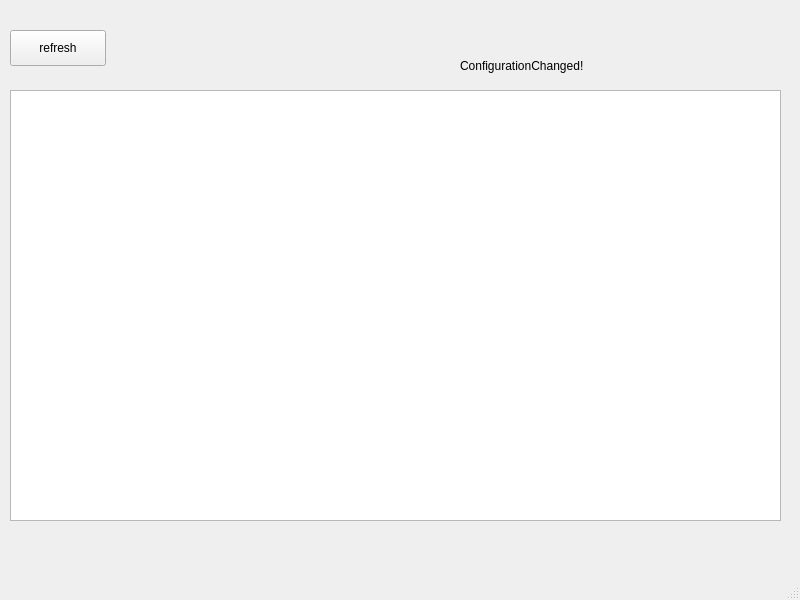
<?xml version="1.0" encoding="UTF-8"?>
<ui version="4.0">
 <class>MainWindow</class>
 <widget class="QMainWindow" name="MainWindow">
  <property name="geometry">
   <rect>
    <x>0</x>
    <y>0</y>
    <width>800</width>
    <height>600</height>
   </rect>
  </property>
  <property name="windowTitle">
   <string>MainWindow</string>
  </property>
  <widget class="QWidget" name="centralwidget">
   <widget class="QPushButton" name="refreshBtn">
    <property name="geometry">
     <rect>
      <x>10</x>
      <y>30</y>
      <width>96</width>
      <height>36</height>
     </rect>
    </property>
    <property name="text">
     <string>refresh</string>
    </property>
   </widget>
   <widget class="QLabel" name="tipLabel">
    <property name="geometry">
     <rect>
      <x>120</x>
      <y>40</y>
      <width>381</width>
      <height>23</height>
     </rect>
    </property>
    <property name="text">
     <string/>
    </property>
   </widget>
   <widget class="QTableView" name="wifiList">
    <property name="geometry">
     <rect>
      <x>10</x>
      <y>90</y>
      <width>771</width>
      <height>431</height>
     </rect>
    </property>
   </widget>
   <widget class="QLabel" name="tipLabel_2">
    <property name="geometry">
     <rect>
      <x>460</x>
      <y>50</y>
      <width>311</width>
      <height>31</height>
     </rect>
    </property>
    <property name="text">
     <string>ConfigurationChanged!</string>
    </property>
   </widget>
  </widget>
  <widget class="QMenuBar" name="menubar">
   <property name="geometry">
    <rect>
     <x>0</x>
     <y>0</y>
     <width>800</width>
     <height>23</height>
    </rect>
   </property>
  </widget>
  <widget class="QStatusBar" name="statusbar"/>
 </widget>
 <resources/>
 <connections/>
</ui>
